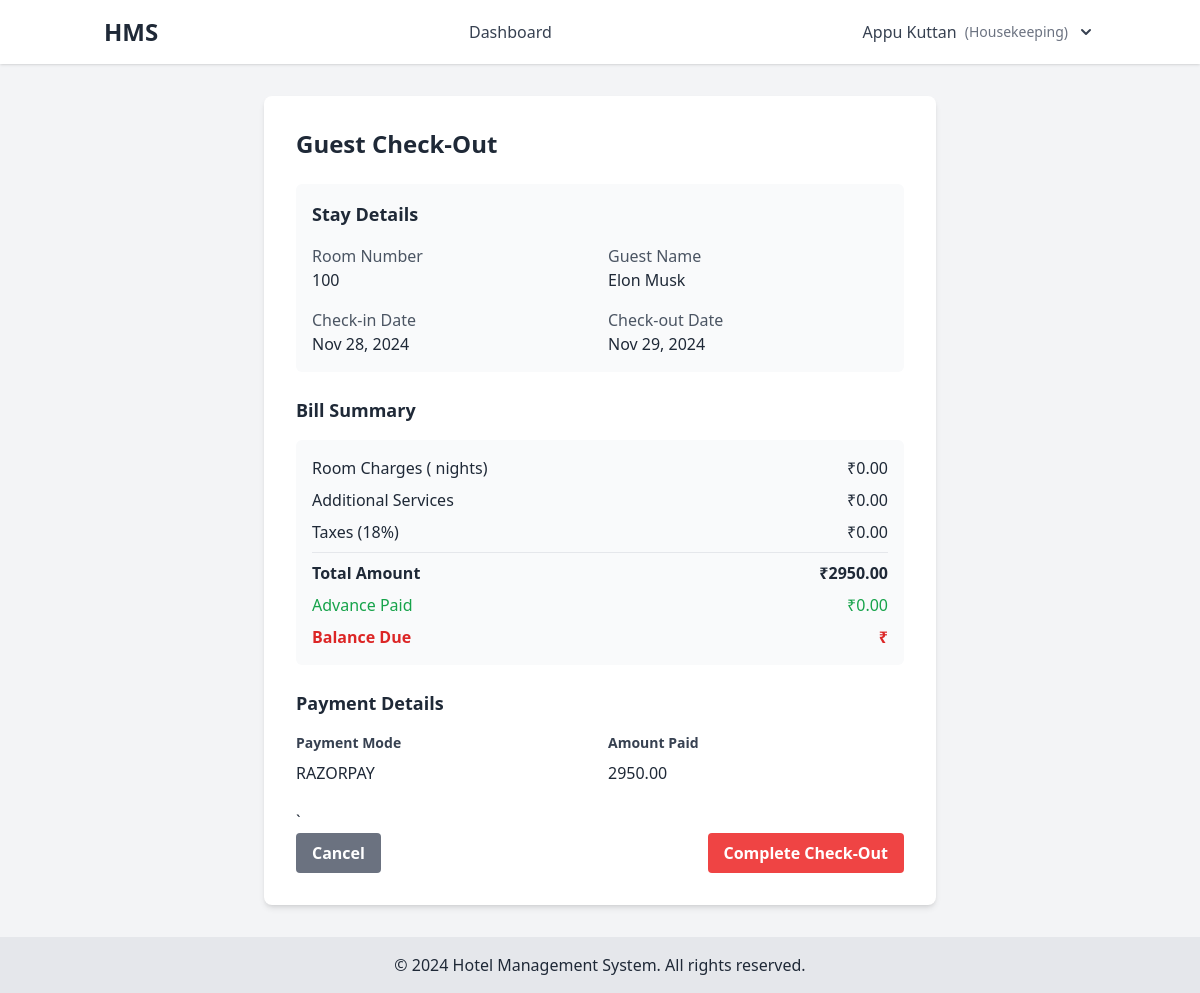
The app's page /check-out/1/ (signed in) with its own data.
### hms_app/models.py (models this page shows, shortened)
class User(AbstractUser):
    ADMIN = 'admin'
    MANAGER = 'manager'
    RECEPTIONIST = 'receptionist'
    HOUSEKEEPING = 'housekeeping'
    GUEST = 'guest'
    ROLE_CHOICES = [
        (ADMIN, 'Admin'),
        (MANAGER, 'Manager'),
        (RECEPTIONIST, 'Receptionist'),
        (HOUSEKEEPING, 'Housekeeping'),
        (GUEST, 'Guest'),
    ]
    role = models.CharField(max_length=20, choices=ROLE_CHOICES, default=GUEST)
    phone_number = models.CharField(max_length=15, blank=True)
    two_factor_enabled = models.BooleanField(default=False)
    two_factor_code = models.CharField(max_length=6, null=True, blank=True)

class Booking(models.Model):
    BOOKING_SOURCE_CHOICES = [
        ('DIRECT', 'Direct'),
        ('ONLINE', 'Online'),
    ]
    STATUS_CHOICES = (
        ('PENDING', 'Pending'),
        ('CONFIRMED', 'Confirmed'),
        ('CHECKED_IN', 'Checked In'),
        ('CHECKED_OUT', 'Checked Out'),
        ('CANCELLED', 'Cancelled'),
    )
    room = models.ForeignKey('Room', on_delete=models.CASCADE)
    guest = models.ForeignKey('User', on_delete=models.CASCADE)
    check_in_date = models.DateField()
    check_out_date = models.DateField()
    adults = models.PositiveIntegerField(default=1)
    children = models.PositiveIntegerField(default=0)
    booking_source = models.CharField(max_length=20, choices=BOOKING_SOURCE_CHOICES, default='DIRECT')
    created_at = models.DateTimeField(auto_now_add=True)
    updated_at = models.DateTimeField(auto_now=True)
    status = models.CharField(max_length=20, choices=STATUS_CHOICES, default='PENDING')
    room_charges = models.DecimalField(max_digits=10, decimal_places=2, default=0)
    service_charges = models.DecimalField(max_digits=10, decimal_places=2, default=0)
    tax_amount = models.DecimalField(max_digits=10, decimal_places=2, default=0)
    total_amount = models.DecimalField(max_digits=10, decimal_places=2, default=0)
    advance_payment = models.DecimalField(max_digits=10, decimal_places=2, default=0)
    payment_status = models.CharField(max_length=20, choices=[
        ('PENDING', 'Pending'),
        ('PARTIAL', 'Partial'),
        ('PAID', 'Paid')
    ], default='PENDING')

class Room(models.Model):
    ROOM_STATUS = [
        ('AVAILABLE', 'Available'),
        ('OCCUPIED', 'Occupied'),
        ('MAINTENANCE', 'Under Maintenance')
    ]
    room_number = models.CharField(max_length=10, unique=True)
    category = models.ForeignKey(RoomCategory, on_delete=models.PROTECT, related_name='rooms', null=True, blank=True)
    max_occupancy = models.PositiveIntegerField(default=2)
    bed_count = models.PositiveIntegerField(default=1)
    has_wifi = models.BooleanField(default=True)
    has_ac = models.BooleanField(default=True)
    status = models.CharField(max_length=20, choices=ROOM_STATUS, default='AVAILABLE')
    image = models.ImageField(upload_to='room_images/', null=True, blank=True)
    created_at = models.DateTimeField(default=timezone.now)
    updated_at = models.DateTimeField(auto_now=True)
    class Meta:
        ordering = ['room_number']

class Payment(models.Model):
    PAYMENT_METHODS = [
        ('CASH', 'Cash'),
        ('CREDIT_CARD', 'Credit Card'),
        ('DEBIT_CARD', 'Debit Card'),
        ('UPI', 'UPI'),
        ('WALLET', 'Digital Wallet')
    ]
    booking = models.ForeignKey(Booking, on_delete=models.CASCADE)
    amount = models.DecimalField(max_digits=10, decimal_places=2)
    payment_method = models.CharField(max_length=20, choices=PAYMENT_METHODS)
    transaction_id = models.CharField(max_length=100, blank=True)
    payment_date = models.DateTimeField(auto_now_add=True)
    status = models.CharField(max_length=20, default='SUCCESS')

### hms_app/views.py (the view)
# urls.py: path('check-out/<int:booking_id>/', views.check_out, name='check_out'),
@login_required
def check_out(request, booking_id):
    booking = get_object_or_404(Booking, id=booking_id)
    payment = Payment.objects.filter(booking=booking).first()
    if request.method == 'POST':
        booking.status = 'CHECKED_OUT'
        booking.save()
        return redirect('booking_list')
    return render(request, 'bookings/check_out.html', {'booking': booking, 'payment': payment})

### templates/bookings/check_out.html (shortened to what this page needs)
{% extends 'base.html' %}
{% block content %}
<div class="max-w-2xl mx-auto bg-white p-8 rounded-lg shadow-md">
    <h2 class="text-2xl font-bold mb-6">Guest Check-Out</h2>
    <div class="mb-6 p-4 bg-gray-50 rounded-md">
        <h3 class="text-lg font-semibold mb-4">Stay Details</h3>
        <div class="grid grid-cols-2 gap-4">
            <div>
                <p class="text-gray-600">Room Number</p>
                <p class="font-medium">{{ booking.room.room_number }}</p>
            </div>
            <div>
                <p class="text-gray-600">Guest Name</p>
                <p class="font-medium">{{ booking.guest.get_full_name }}</p>
            </div>
            <div>
                <p class="text-gray-600">Check-in Date</p>
                <p class="font-medium">{{ booking.check_in_date|date:"M d, Y" }}</p>
            </div>
            <div>
                <p class="text-gray-600">Check-out Date</p>
                <p class="font-medium">{{ booking.check_out_date|date:"M d, Y" }}</p>
            </div>
        </div>
    </div>
    <div class="mb-6">
        <h3 class="text-lg font-semibold mb-4">Bill Summary</h3>
        <div class="bg-gray-50 p-4 rounded-md">
            <div class="space-y-2">
                <div class="flex justify-between">
                    <span>Room Charges ({{ booking.total_nights }} nights)</span>
                    <span>₹{{ booking.room_charges }}</span>
                </div>
                <div class="flex justify-between">
                    <span>Additional Services</span>
                    <span>₹{{ booking.service_charges }}</span>
                </div>
                <div class="flex justify-between">
                    <span>Taxes (18%)</span>
                    <span>₹{{ booking.tax_amount }}</span>
                </div>
                <div class="border-t pt-2 mt-2">
                    <div class="flex justify-between font-bold">
                        <span>Total Amount</span>
                        <span>₹{{ booking.total_amount }}</span>
                    </div>
                </div>
                <div class="flex justify-between text-green-600">
                    <span>Advance Paid</span>
                    <span>₹{{ booking.advance_payment }}</span>
                </div>
                <div class="flex justify-between font-bold text-red-600">
                    <span>Balance Due</span>
                    <span>₹{{ booking.balance_amount }}</span>
                </div>
            </div>
        </div>
    </div>
    <form method="post">
        <div class="mb-6">
            <h3 class="text-lg font-semibold mb-4">Payment Details</h3>
            <div class="grid grid-cols-2 gap-4">
                <div>
                    <label class="block text-gray-700 text-sm font-bold mb-2">Payment Mode</label>
                    {{ payment.payment_method }}
                </div>
                <div>
                    <label class="block text-gray-700 text-sm font-bold mb-2">Amount Paid</label>
                    {{ booking.total_amount }}
                </div>
            </div>
        </div>`
        <div class="flex justify-between">
            <a href="{% url 'dashboard' %}"
               class="bg-gray-500 text-white font-bold py-2 px-4 rounded hover:bg-gray-600">
                Cancel
            </a>
            <button type="submit" class="bg-red-500 text-white font-bold py-2 px-4 rounded hover:bg-red-600">
                Complete Check-Out
            </button>
        </div>
    </form>
</div>
{% endblock %}

### templates/base.html (shortened to what this page needs)
<!DOCTYPE html>
<html lang="en">
<head>
    <script src="https://cdn.tailwindcss.com"></script>
</head>
<body class="min-h-screen bg-gray-100 text-gray-800 flex flex-col">
    <header class="bg-white shadow">
        <div class="container mx-auto px-4 py-4 flex justify-between items-center">
            <a href="{% url 'dashboard' %}" class="text-2xl font-bold">HMS</a>
            <nav class="space-x-4">
                {% if user.is_authenticated %}
                {% if user.role == 'admin' %}
                <a href="{% url 'dashboard' %}" class="text-gray-700 hover:text-blue-500">Dashboard</a>
                <a href="{% url 'room_list' %}" class="text-gray-700 hover:text-blue-500">Rooms</a>
                <a href="{% url 'generate_reports' %}" class="text-gray-700 hover:text-blue-500">Reports</a>
                <a href="{% url 'payroll_summary' %}" class="text-gray-700 hover:text-blue-500">Payroll</a>
                {% elif user.role == 'receptionist' %}
                <a href="{% url 'dashboard' %}" class="text-gray-700 hover:text-blue-500">Dashboard</a>
                <a href="{% url 'booking_list' %}" class="text-gray-700 hover:text-blue-500">Reservations</a>
                {% elif user.role == 'housekeeping' %}
                <a href="{% url 'dashboard' %}" class="text-gray-700 hover:text-blue-500">Dashboard</a>
                {% else %}
                <a href="{% url 'dashboard' %}" class="text-gray-700 hover:text-blue-500">Dashboard</a>
                <a href="{% url 'booking_list' %}" class="text-gray-700 hover:text-blue-500">My Bookings</a>
                {% endif %}
                {% endif %}
            </nav>
            <div class="flex items-center">
                {% if user.is_authenticated %}
                <div x-data="{ open: false }" class="relative">
                    <button @click="open = !open" class="flex items-center space-x-2 text-gray-700 hover:text-blue-500">
                        <span>{{ user.get_full_name|default:user.username }}</span>
                        <span class="text-sm text-gray-500">({{ user.role|title }})</span>
                        <svg xmlns="http://www.w3.org/2000/svg" class="h-5 w-5" viewBox="0 0 20 20" fill="currentColor">
                            <path fill-rule="evenodd"
                                d="M5.293 7.293a1 1 0 011.414 0L10 10.586l3.293-3.293a1 1 0 111.414 1.414l-4 4a1 1 0 01-1.414 0l-4-4a1 1 0 010-1.414z"
                                clip-rule="evenodd" />
                        </svg>
                    </button>
                </div>
                {% else %}
                <div class="space-x-4">
                    <a href="{% url 'login' %}" class="text-blue-500 hover:underline">Login</a>
                    <a href="{% url 'register' %}" class="text-blue-500 hover:underline">Register</a>
                </div>
                {% endif %}
            </div>
        </div>
    </header>
    <main class="container mx-auto px-4 py-8 flex-grow">
        {% block content %}{% endblock %}
    </main>
    <footer class="bg-gray-200 text-center py-4 mt-auto">
        <p>&copy; {% now "Y" %} Hotel Management System. All rights reserved.</p>
    </footer>
</body>
</html>

### records on screen
User: get_full_name "Appu Kuttan", role "Housekeeping"
Booking: room.room_number "100", guest.get_full_name "Elon Musk", check_in_date "Nov 28, 2024", check_out_date "Nov 29, 2024", room_charges "0.00", service_charges "0.00", tax_amount "0.00", total_amount "2950.00", advance_payment "0.00"
Payment: payment_method "RAZORPAY"
